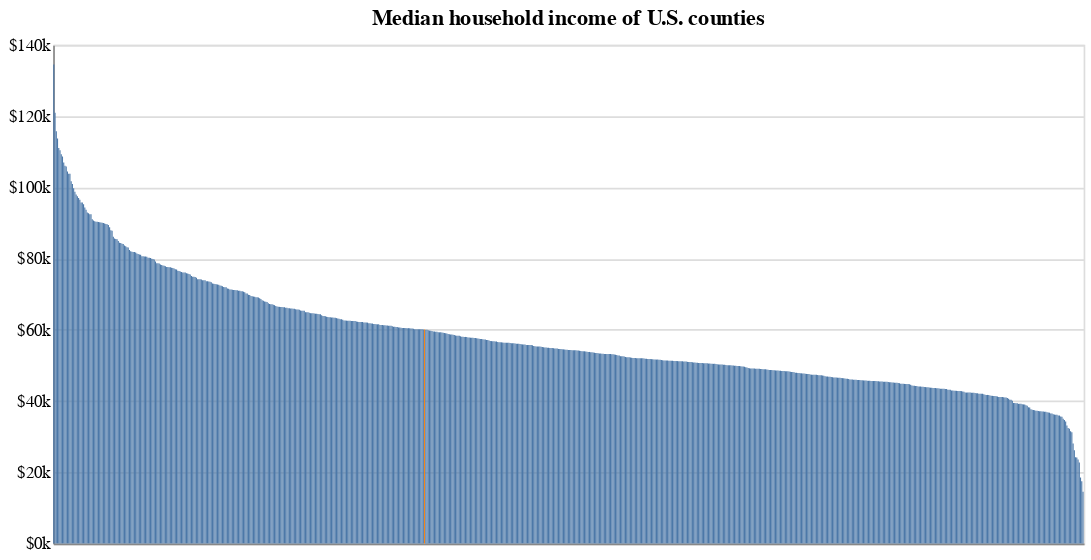

The notebook cell saved with this chart:
### Markdown cell above
You can do it purely in Altair with a few of the transform functions.

### Code cell
alt.Chart(df, title="Median household income of U.S. counties").mark_bar().encode(
    x=alt.X(
        "name:N",
        axis=alt.Axis(labels=False, title="", ticks=False),
        sort=alt.SortField(
            field='b19013001',
            op='sum',
            order="descending"
        ),
    ),
    y=alt.Y(
        "b19013001:Q",
        axis=alt.Axis(title="", format="$s", ticks=False)
    ),
    # The color is assigned by the calcuated field...
    color=alt.Color("is_highlighted:N", legend=None)
).properties(
    width=620
).transform_calculate(
    # ... which is generated on the fly based on a test
    "is_highlighted", alt.datum.geoid == '05000US17031'
)

### Figure 1 — Vega-Lite specification as saved in the notebook (floating-point values rounded to 4 significant figures; data arrays with more than 128 entries replaced by an {"elided": "..."} marker saying what was removed)
{"$schema": "https://vega.github.io/schema/vega-lite/v2.4.1.json", "config": {"view": {"height": 300, "width": 400}}, "data": {"values": {"elided": "831 records"}}, "encoding": {"color": {"field": "is_highlighted", "legend": null, "type": "nominal"}, "x": {"axis": {"labels": false, "ticks": false, "title": ""}, "field": "name", "sort": {"field": "b19013001", "op": "sum", "order": "descending"}, "type": "nominal"}, "y": {"axis": {"format": "$s", "ticks": false, "title": ""}, "field": "b19013001", "type": "quantitative"}}, "mark": "bar", "title": "Median household income of U.S. counties", "transform": [{"as": "is_highlighted", "calculate": "(datum.geoid === '05000US17031')"}], "width": 620}
